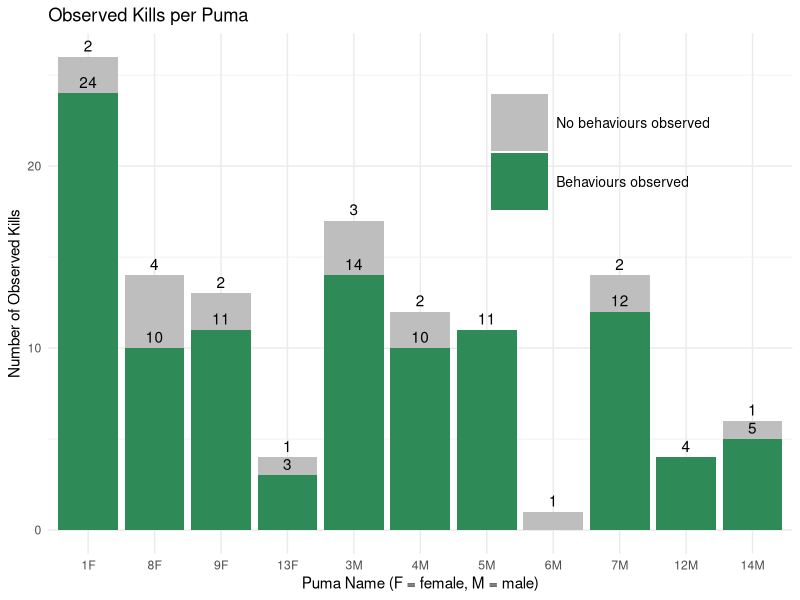

Reproduce this figure in R.
library(ggplot2)
library(dplyr)

# README
# This file generates figures for the Data Summary Report.
# Requires outputs from a number of files

#####################################
# 1. Barchart: Deployments per puma #
#####################################

observations_by_puma <- read.csv("deployment_data_for_barchart.csv") %>%
  mutate(Behaviours.observed = factor(N.observations > 0,
                                      levels = c(FALSE, TRUE),
                                      labels = c("No behaviours observed", "Behaviours observed"))) %>%
  group_by(Puma.name, Behaviours.observed) %>%
  summarise(Deployments = n(), .groups = 'drop') %>%
  mutate(Sex = gsub("[0-9]", "", Puma.name)) %>%
  mutate(Id = as.integer(gsub("[MF]", "", Puma.name))) %>%
  arrange(Sex, Id) %>%
  mutate(Puma.name = factor(Puma.name, levels = unique(Puma.name)))
    
# Create the stacked bar chart
ggplot(observations_by_puma, aes(x = Puma.name, y = Deployments, fill = Behaviours.observed)) +
  geom_bar(stat = "identity") +
  labs(title = "Observed Kills per Puma",
       x = "Puma Name (F = female, M = male)",
       y = "Number of Observed Kills") +
  scale_fill_manual(values = c("No behaviours observed" = "grey", "Behaviours observed" = "#2E8B57")) +
  theme_minimal() +
  theme(legend.position = "inside",
        legend.position.inside = c(0.9, 0.9),
        legend.justification = c("right", "top"),
        legend.key.size = unit(1.5, "cm"),
        legend.text = element_text(size = 10),
        legend.title = element_blank()) +
  geom_text(aes(label = Deployments), 
            position = position_stack(vjust = 1),
            vjust = -0.45,
            color = "black")


################################################
# 2. Pie charts: summarize deployment subjects #
################################################

